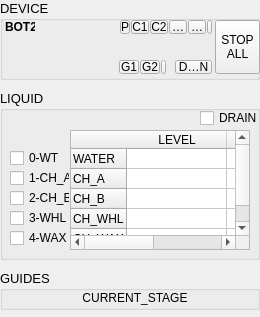
<?xml version="1.0" encoding="UTF-8"?>
<ui version="4.0">
 <class>MainWindow</class>
 <widget class="QMainWindow" name="MainWindow">
  <property name="geometry">
   <rect>
    <x>0</x>
    <y>0</y>
    <width>260</width>
    <height>317</height>
   </rect>
  </property>
  <property name="font">
   <font>
    <pointsize>9</pointsize>
   </font>
  </property>
  <property name="windowTitle">
   <string>SBC</string>
  </property>
  <widget class="QWidget" name="centralwidget">
   <widget class="QGroupBox" name="group_robot">
    <property name="geometry">
     <rect>
      <x>0</x>
      <y>0</y>
      <width>260</width>
      <height>80</height>
     </rect>
    </property>
    <property name="font">
     <font>
      <pointsize>10</pointsize>
     </font>
    </property>
    <property name="title">
     <string>DEVICE</string>
    </property>
    <widget class="QToolButton" name="btn_stop_all">
     <property name="geometry">
      <rect>
       <x>215</x>
       <y>20</y>
       <width>45</width>
       <height>54</height>
      </rect>
     </property>
     <property name="font">
      <font>
       <pointsize>9</pointsize>
      </font>
     </property>
     <property name="text">
      <string>STOP
ALL</string>
     </property>
    </widget>
    <widget class="QLabel" name="led_lb_bot">
     <property name="geometry">
      <rect>
       <x>5</x>
       <y>20</y>
       <width>30</width>
       <height>14</height>
      </rect>
     </property>
     <property name="font">
      <font>
       <pointsize>9</pointsize>
       <weight>75</weight>
       <bold>true</bold>
      </font>
     </property>
     <property name="text">
      <string>BOT2</string>
     </property>
     <property name="alignment">
      <set>Qt::AlignLeading|Qt::AlignLeft|Qt::AlignVCenter</set>
     </property>
    </widget>
    <widget class="QToolButton" name="led_ch_a">
     <property name="geometry">
      <rect>
       <x>131</x>
       <y>20</y>
       <width>18</width>
       <height>14</height>
      </rect>
     </property>
     <property name="minimumSize">
      <size>
       <width>0</width>
       <height>14</height>
      </size>
     </property>
     <property name="maximumSize">
      <size>
       <width>1000</width>
       <height>14</height>
      </size>
     </property>
     <property name="font">
      <font>
       <pointsize>9</pointsize>
      </font>
     </property>
     <property name="toolTip">
      <string/>
     </property>
     <property name="toolTipDuration">
      <number>-1</number>
     </property>
     <property name="text">
      <string>C1</string>
     </property>
    </widget>
    <widget class="QToolButton" name="led_water">
     <property name="geometry">
      <rect>
       <x>120</x>
       <y>20</y>
       <width>10</width>
       <height>14</height>
      </rect>
     </property>
     <property name="minimumSize">
      <size>
       <width>0</width>
       <height>14</height>
      </size>
     </property>
     <property name="maximumSize">
      <size>
       <width>1000</width>
       <height>14</height>
      </size>
     </property>
     <property name="font">
      <font>
       <pointsize>9</pointsize>
      </font>
     </property>
     <property name="toolTip">
      <string/>
     </property>
     <property name="toolTipDuration">
      <number>-1</number>
     </property>
     <property name="text">
      <string>P</string>
     </property>
    </widget>
    <widget class="QToolButton" name="led_drain">
     <property name="geometry">
      <rect>
       <x>175</x>
       <y>60</y>
       <width>37</width>
       <height>14</height>
      </rect>
     </property>
     <property name="minimumSize">
      <size>
       <width>0</width>
       <height>14</height>
      </size>
     </property>
     <property name="maximumSize">
      <size>
       <width>40</width>
       <height>14</height>
      </size>
     </property>
     <property name="font">
      <font>
       <pointsize>9</pointsize>
      </font>
     </property>
     <property name="toolTip">
      <string/>
     </property>
     <property name="toolTipDuration">
      <number>-1</number>
     </property>
     <property name="text">
      <string>DRAIN</string>
     </property>
    </widget>
    <widget class="QToolButton" name="led_ch_b">
     <property name="geometry">
      <rect>
       <x>150</x>
       <y>20</y>
       <width>18</width>
       <height>14</height>
      </rect>
     </property>
     <property name="minimumSize">
      <size>
       <width>0</width>
       <height>14</height>
      </size>
     </property>
     <property name="maximumSize">
      <size>
       <width>1000</width>
       <height>14</height>
      </size>
     </property>
     <property name="font">
      <font>
       <pointsize>9</pointsize>
      </font>
     </property>
     <property name="toolTip">
      <string/>
     </property>
     <property name="toolTipDuration">
      <number>-1</number>
     </property>
     <property name="text">
      <string>C2</string>
     </property>
    </widget>
    <widget class="QToolButton" name="led_ch_wheel">
     <property name="geometry">
      <rect>
       <x>169</x>
       <y>20</y>
       <width>18</width>
       <height>14</height>
      </rect>
     </property>
     <property name="minimumSize">
      <size>
       <width>0</width>
       <height>14</height>
      </size>
     </property>
     <property name="maximumSize">
      <size>
       <width>1000</width>
       <height>14</height>
      </size>
     </property>
     <property name="font">
      <font>
       <pointsize>9</pointsize>
      </font>
     </property>
     <property name="toolTip">
      <string/>
     </property>
     <property name="toolTipDuration">
      <number>-1</number>
     </property>
     <property name="text">
      <string>WE</string>
     </property>
    </widget>
    <widget class="QToolButton" name="led_ch_wax">
     <property name="geometry">
      <rect>
       <x>188</x>
       <y>20</y>
       <width>18</width>
       <height>14</height>
      </rect>
     </property>
     <property name="minimumSize">
      <size>
       <width>0</width>
       <height>14</height>
      </size>
     </property>
     <property name="maximumSize">
      <size>
       <width>1000</width>
       <height>14</height>
      </size>
     </property>
     <property name="font">
      <font>
       <pointsize>9</pointsize>
      </font>
     </property>
     <property name="toolTip">
      <string/>
     </property>
     <property name="toolTipDuration">
      <number>-1</number>
     </property>
     <property name="text">
      <string>WX</string>
     </property>
    </widget>
    <widget class="QToolButton" name="led_pump_tcp">
     <property name="geometry">
      <rect>
       <x>207</x>
       <y>20</y>
       <width>5</width>
       <height>14</height>
      </rect>
     </property>
     <property name="minimumSize">
      <size>
       <width>0</width>
       <height>14</height>
      </size>
     </property>
     <property name="maximumSize">
      <size>
       <width>1000</width>
       <height>14</height>
      </size>
     </property>
     <property name="font">
      <font>
       <pointsize>9</pointsize>
      </font>
     </property>
     <property name="toolTip">
      <string/>
     </property>
     <property name="toolTipDuration">
      <number>-1</number>
     </property>
     <property name="text">
      <string/>
     </property>
    </widget>
    <widget class="QToolButton" name="led_guides_1">
     <property name="geometry">
      <rect>
       <x>119</x>
       <y>60</y>
       <width>20</width>
       <height>14</height>
      </rect>
     </property>
     <property name="minimumSize">
      <size>
       <width>0</width>
       <height>14</height>
      </size>
     </property>
     <property name="maximumSize">
      <size>
       <width>40</width>
       <height>14</height>
      </size>
     </property>
     <property name="font">
      <font>
       <pointsize>9</pointsize>
      </font>
     </property>
     <property name="toolTip">
      <string/>
     </property>
     <property name="toolTipDuration">
      <number>-1</number>
     </property>
     <property name="text">
      <string>G1</string>
     </property>
    </widget>
    <widget class="QToolButton" name="led_guides_tcp">
     <property name="geometry">
      <rect>
       <x>161</x>
       <y>60</y>
       <width>5</width>
       <height>14</height>
      </rect>
     </property>
     <property name="minimumSize">
      <size>
       <width>0</width>
       <height>14</height>
      </size>
     </property>
     <property name="maximumSize">
      <size>
       <width>1000</width>
       <height>32</height>
      </size>
     </property>
     <property name="font">
      <font>
       <pointsize>9</pointsize>
      </font>
     </property>
     <property name="toolTip">
      <string/>
     </property>
     <property name="toolTipDuration">
      <number>-1</number>
     </property>
     <property name="text">
      <string/>
     </property>
    </widget>
    <widget class="QToolButton" name="led_guides_2">
     <property name="geometry">
      <rect>
       <x>140</x>
       <y>60</y>
       <width>20</width>
       <height>14</height>
      </rect>
     </property>
     <property name="minimumSize">
      <size>
       <width>0</width>
       <height>14</height>
      </size>
     </property>
     <property name="maximumSize">
      <size>
       <width>40</width>
       <height>14</height>
      </size>
     </property>
     <property name="font">
      <font>
       <pointsize>9</pointsize>
      </font>
     </property>
     <property name="toolTip">
      <string/>
     </property>
     <property name="toolTipDuration">
      <number>-1</number>
     </property>
     <property name="text">
      <string>G2</string>
     </property>
    </widget>
   </widget>
   <widget class="QGroupBox" name="group_robot_2">
    <property name="geometry">
     <rect>
      <x>0</x>
      <y>90</y>
      <width>260</width>
      <height>170</height>
     </rect>
    </property>
    <property name="font">
     <font>
      <pointsize>10</pointsize>
     </font>
    </property>
    <property name="title">
     <string>LIQUID</string>
    </property>
    <widget class="QCheckBox" name="btn_water">
     <property name="geometry">
      <rect>
       <x>10</x>
       <y>60</y>
       <width>60</width>
       <height>16</height>
      </rect>
     </property>
     <property name="minimumSize">
      <size>
       <width>40</width>
       <height>16</height>
      </size>
     </property>
     <property name="maximumSize">
      <size>
       <width>70</width>
       <height>16</height>
      </size>
     </property>
     <property name="font">
      <font>
       <pointsize>9</pointsize>
      </font>
     </property>
     <property name="text">
      <string>0-WT</string>
     </property>
     <property name="checked">
      <bool>false</bool>
     </property>
    </widget>
    <widget class="QCheckBox" name="btn_ch_a">
     <property name="geometry">
      <rect>
       <x>10</x>
       <y>80</y>
       <width>60</width>
       <height>16</height>
      </rect>
     </property>
     <property name="minimumSize">
      <size>
       <width>40</width>
       <height>16</height>
      </size>
     </property>
     <property name="maximumSize">
      <size>
       <width>70</width>
       <height>16</height>
      </size>
     </property>
     <property name="font">
      <font>
       <pointsize>9</pointsize>
      </font>
     </property>
     <property name="text">
      <string>1-CH_A</string>
     </property>
     <property name="checked">
      <bool>false</bool>
     </property>
    </widget>
    <widget class="QCheckBox" name="btn_ch_b">
     <property name="geometry">
      <rect>
       <x>10</x>
       <y>100</y>
       <width>60</width>
       <height>16</height>
      </rect>
     </property>
     <property name="minimumSize">
      <size>
       <width>40</width>
       <height>16</height>
      </size>
     </property>
     <property name="maximumSize">
      <size>
       <width>70</width>
       <height>16</height>
      </size>
     </property>
     <property name="font">
      <font>
       <pointsize>9</pointsize>
      </font>
     </property>
     <property name="text">
      <string>2-CH_B</string>
     </property>
     <property name="checked">
      <bool>false</bool>
     </property>
    </widget>
    <widget class="QCheckBox" name="btn_ch_whl">
     <property name="geometry">
      <rect>
       <x>10</x>
       <y>120</y>
       <width>60</width>
       <height>16</height>
      </rect>
     </property>
     <property name="minimumSize">
      <size>
       <width>40</width>
       <height>16</height>
      </size>
     </property>
     <property name="maximumSize">
      <size>
       <width>70</width>
       <height>16</height>
      </size>
     </property>
     <property name="font">
      <font>
       <pointsize>9</pointsize>
      </font>
     </property>
     <property name="text">
      <string>3-WHL</string>
     </property>
     <property name="checked">
      <bool>false</bool>
     </property>
    </widget>
    <widget class="QCheckBox" name="btn_ch_wax">
     <property name="geometry">
      <rect>
       <x>10</x>
       <y>140</y>
       <width>60</width>
       <height>16</height>
      </rect>
     </property>
     <property name="minimumSize">
      <size>
       <width>40</width>
       <height>16</height>
      </size>
     </property>
     <property name="maximumSize">
      <size>
       <width>70</width>
       <height>16</height>
      </size>
     </property>
     <property name="font">
      <font>
       <pointsize>9</pointsize>
      </font>
     </property>
     <property name="text">
      <string>4-WAX</string>
     </property>
     <property name="checked">
      <bool>false</bool>
     </property>
    </widget>
    <widget class="QCheckBox" name="btn_drain">
     <property name="geometry">
      <rect>
       <x>200</x>
       <y>20</y>
       <width>60</width>
       <height>16</height>
      </rect>
     </property>
     <property name="minimumSize">
      <size>
       <width>40</width>
       <height>16</height>
      </size>
     </property>
     <property name="maximumSize">
      <size>
       <width>70</width>
       <height>16</height>
      </size>
     </property>
     <property name="font">
      <font>
       <pointsize>9</pointsize>
      </font>
     </property>
     <property name="mouseTracking">
      <bool>true</bool>
     </property>
     <property name="text">
      <string>DRAIN</string>
     </property>
     <property name="checked">
      <bool>false</bool>
     </property>
    </widget>
    <widget class="QTableWidget" name="table_liquids">
     <property name="geometry">
      <rect>
       <x>70</x>
       <y>40</y>
       <width>180</width>
       <height>120</height>
      </rect>
     </property>
     <attribute name="verticalHeaderDefaultSectionSize">
      <number>20</number>
     </attribute>
     <row>
      <property name="text">
       <string>WATER</string>
      </property>
      <property name="font">
       <font>
        <pointsize>9</pointsize>
       </font>
      </property>
     </row>
     <row>
      <property name="text">
       <string>CH_A</string>
      </property>
      <property name="font">
       <font>
        <pointsize>9</pointsize>
       </font>
      </property>
     </row>
     <row>
      <property name="text">
       <string>CH_B</string>
      </property>
      <property name="font">
       <font>
        <pointsize>9</pointsize>
       </font>
      </property>
     </row>
     <row>
      <property name="text">
       <string>CH_WHL</string>
      </property>
      <property name="font">
       <font>
        <pointsize>9</pointsize>
       </font>
      </property>
     </row>
     <row>
      <property name="text">
       <string>CH_WAX</string>
      </property>
      <property name="font">
       <font>
        <pointsize>9</pointsize>
       </font>
      </property>
     </row>
     <column>
      <property name="text">
       <string>LEVEL</string>
      </property>
      <property name="font">
       <font>
        <pointsize>9</pointsize>
       </font>
      </property>
     </column>
     <column>
      <property name="text">
       <string>extra_ts</string>
      </property>
      <property name="font">
       <font>
        <pointsize>9</pointsize>
       </font>
      </property>
     </column>
     <item row="0" column="0">
      <property name="text">
       <string/>
      </property>
     </item>
     <item row="1" column="0">
      <property name="text">
       <string/>
      </property>
     </item>
    </widget>
   </widget>
   <widget class="QGroupBox" name="group_robot_3">
    <property name="geometry">
     <rect>
      <x>0</x>
      <y>270</y>
      <width>260</width>
      <height>40</height>
     </rect>
    </property>
    <property name="font">
     <font>
      <pointsize>10</pointsize>
     </font>
    </property>
    <property name="title">
     <string>GUIDES</string>
    </property>
    <widget class="QLabel" name="guides_show">
     <property name="geometry">
      <rect>
       <x>60</x>
       <y>20</y>
       <width>150</width>
       <height>16</height>
      </rect>
     </property>
     <property name="font">
      <font>
       <pointsize>9</pointsize>
      </font>
     </property>
     <property name="text">
      <string>CURRENT_STAGE</string>
     </property>
     <property name="alignment">
      <set>Qt::AlignCenter</set>
     </property>
    </widget>
   </widget>
  </widget>
 </widget>
 <resources/>
 <connections/>
</ui>
